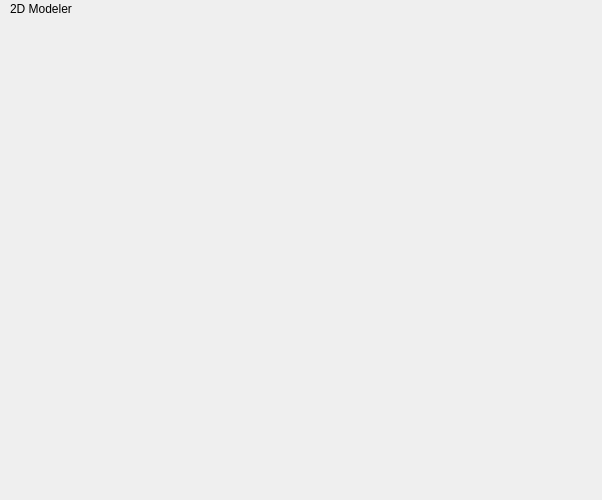
<?xml version="1.0" encoding="UTF-8"?>
<ui version="4.0">
 <class>MainWindow</class>
 <widget class="QWidget" name="MainWindow">
  <property name="geometry">
   <rect>
    <x>0</x>
    <y>0</y>
    <width>602</width>
    <height>500</height>
   </rect>
  </property>
  <property name="windowTitle">
   <string>Form</string>
  </property>
  <widget class="QLabel" name="label">
   <property name="geometry">
    <rect>
     <x>10</x>
     <y>0</y>
     <width>91</width>
     <height>17</height>
    </rect>
   </property>
   <property name="text">
    <string>2D Modeler</string>
   </property>
  </widget>
 </widget>
 <resources/>
 <connections/>
</ui>
